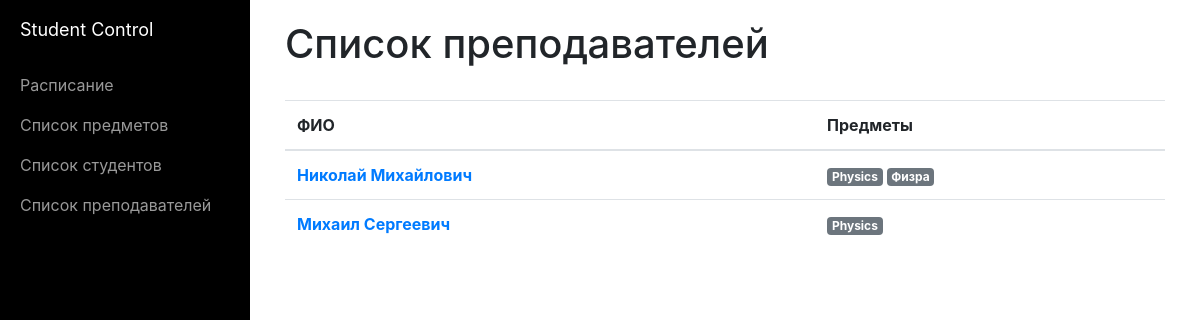
Screenshot of /teachers/ with the database file from the repository.
### student_control_app/models.py (models this page shows, shortened)
class Teacher(models.Model):
    name = models.CharField(max_length=30)
    subjects = models.ManyToManyField(Subject)
    description = models.TextField(blank=True, null=True)
    image = models.ImageField(upload_to='teacher_images', blank=True, null=True)

class Subject(models.Model):
    name = models.CharField(max_length=30)
    hours = models.PositiveSmallIntegerField(default=1)
    description = models.TextField(blank=True, null=True)
    image = models.ImageField(upload_to='subject_images', blank=True, null=True)

### student_control_app/views.py (the view)
# urls.py: url(r'^teachers/', teachers, name='teachers_list'),
def teachers(request):
    all_teachers = Teacher.objects.all()
    return render(request, 'teacher_list.html', {'teachers': all_teachers})

### student_control_app/templates/teacher_list.html
{% extends "index.html" %}
{% block content %}
    <h1>Список преподавателей</h1>
    <br>
    <table class="table">
        <thead>
        <tr>
            <th scope="col">ФИО</th>
            <th scope="col">Предметы</th>
        </tr>
        </thead>
        <tbody>
        {% for teacher in teachers %}
            <tr>
                <th scope="row"><a href={{ "/teacher/" }}{{ teacher.id }}>{{ teacher.name }}</a></th>
                <th scope="row">
                    {% for subject in teacher.subjects.all %}
                        <a href={{ "/subject/" }}{{ subject.id }} class="badge badge-secondary">{{ subject.name }}</a>
                    {% endfor %}
                </th>
            </tr>
        {% endfor %}
        </tbody>
    </table>
{% endblock %}

### student_control_app/static/css/simple-sidebar.css (style rules this page uses)
body { overflow-x: hidden; }

### rows the page displays
Teacher: name "Николай Михайлович"
Subject: name "Physics"
Subject: name "Физра"
Teacher: name "Михаил Сергеевич"
